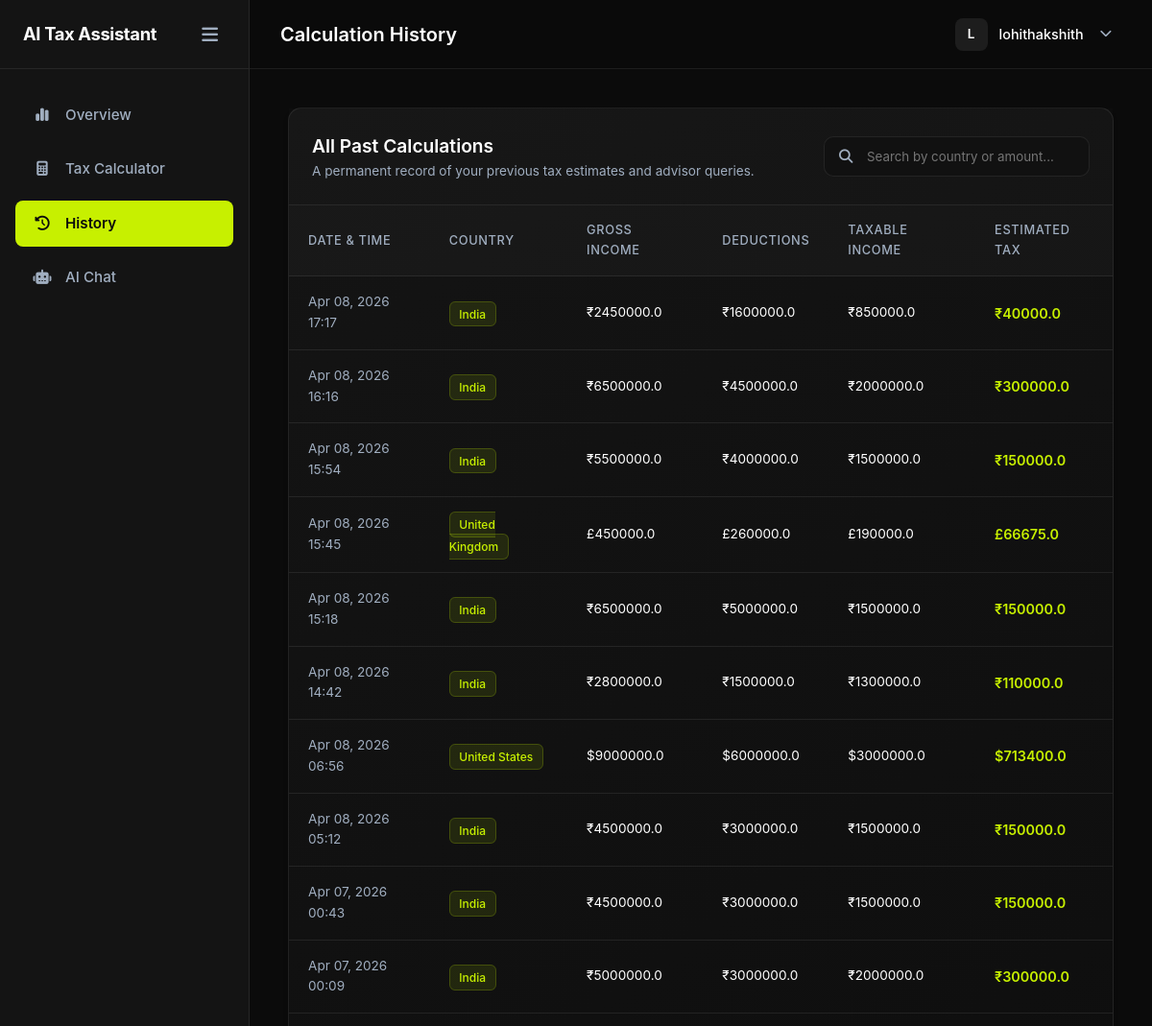
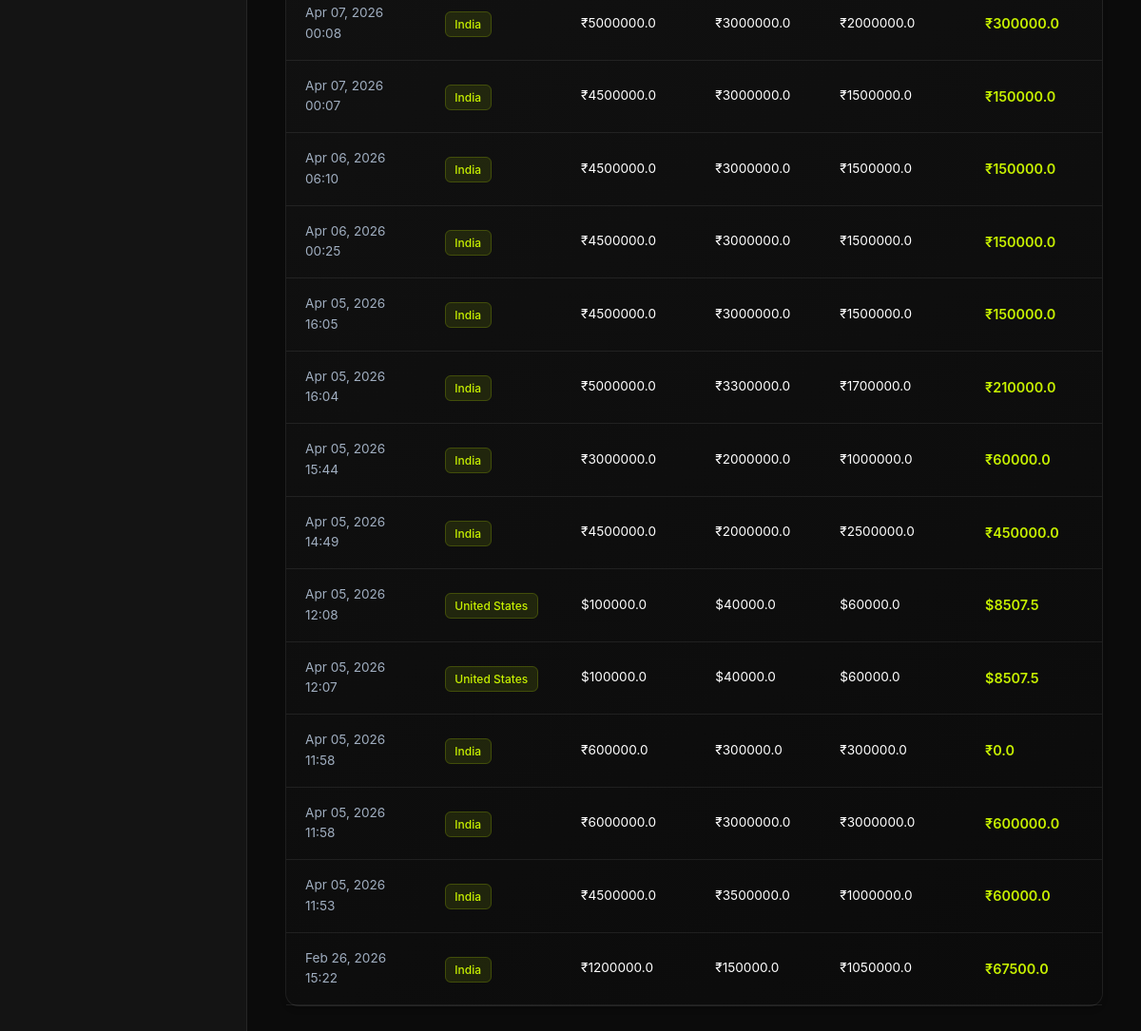
Page /dashboard/history/ (signed in) on the committed database (2 pictures, top to bottom).
### tax_engine/models.py (models this page shows, shortened)
class TaxCalculation(models.Model):
    user = models.ForeignKey(User, on_delete=models.CASCADE)
    country = models.CharField(max_length=50)
    income = models.FloatField()
    deductions = models.FloatField()
    taxable_income = models.FloatField()
    estimated_tax = models.FloatField()
    created_at = models.DateTimeField(auto_now_add=True)

### dashboard/views.py (the view)
# urls.py: path('dashboard/history/', views.history_view, name='history'),
@login_required
def history_view(request):
    calculations = TaxCalculation.objects.filter(user=request.user).order_by('-created_at')
    return render(request, 'dashboard/history.html', {'calculations': calculations})

### dashboard/templatetags/tax_tags.py (called while the page is built)
@register.filter
def currency_symbol(country_name):
    if not country_name:
        return "$"
    country = country_name.lower().strip()
    mapping = {
        'india': '₹',
        'us': '$',
        'usa': '$',
        'usd': '$',
        'united states': '$',
        'uk': '£',
        'united kingdom': '£',
        'canada': 'C$',
        'australia': 'A$',
    }
    return mapping.get(country, "$")

@register.filter
def country_display(value):
    mapping = {
        "india": "India",
        "us": "United States",
        "usa": "United States",
        "usd": "United States",
        "uk": "United Kingdom",
        "canada": "Canada",
        "australia": "Australia",
    }
    return mapping.get(value.lower().strip(), value.title())

### templates/dashboard/history.html (shortened to what this page needs)
{% extends 'base_app.html' %}
{% load tax_tags %}
{% block page_title %}Calculation History{% endblock %}
{% block content %}
<div class="card">
    <div class="card-header flex-between align-center">
        <div>
            <h3>All Past Calculations</h3>
            <p class="text-muted text-sm mt-1">A permanent record of your previous tax estimates and advisor queries.</p>
        </div>
        <div class="search-wrapper">
            <i class="fa-solid fa-search"></i>
            <input type="text" id="historySearch" placeholder="Search by country or amount..." class="modern-input">
        </div>
    </div>
    <div class="card-body p-0">
        {% if calculations %}
        <div class="table-responsive">
            <table class="table table-hover" id="historyTable">
                <thead>
                    <tr>
                        <th>Date & Time</th>
                        <th>Country</th>
                        <th>Gross Income</th>
                        <th>Deductions</th>
                        <th>Taxable Income</th>
                        <th>Estimated Tax</th>
                    </tr>
                </thead>
                <tbody>
                    {% for calc in calculations %}
                    <tr>
                        <td class="text-muted text-sm">{{ calc.created_at|date:"M d, Y H:i" }}</td>
                        <td style="text-transform: capitalize;">
                            <span class="badge" style="background: rgba(199,240,0,0.1); color: var(--accent-neon); border: 1px solid rgba(199,240,0,0.2);">{{ calc.country|country_display }}</span>
                        </td>
                        <td class="text-sm">{{ calc.country|currency_symbol }}<span class="format-number">{{ calc.income }}</span></td>
                        <td class="text-sm">{{ calc.country|currency_symbol }}<span class="format-number">{{ calc.deductions }}</span></td>
                        <td class="text-sm">{{ calc.country|currency_symbol }}<span class="format-number">{{ calc.taxable_income }}</span></td>
                        <td class="text-accent font-weight-bold">
                            {{ calc.country|currency_symbol }}<span class="format-number">{{ calc.estimated_tax }}</span>
                        </td>
                    </tr>
                    {% endfor %}
                </tbody>
            </table>
        </div>
        {% endif %}
    </div>
</div>
{% endblock %}

### templates/base_app.html (shortened to what this page needs)
{% load static %}
<!DOCTYPE html>
<html lang="en">
<head>
    <link rel="stylesheet" href="https://cdnjs.cloudflare.com/ajax/libs/font-awesome/6.5.1/css/all.min.css" />
    <link rel="stylesheet" href="{% static 'style.css' %}">
    <link rel="stylesheet" href="{% static 'dashboard.css' %}">
</head>
<body class="app-body">
    <aside class="app-sidebar" id="appSidebar">
        <div class="sidebar-header">
            <span class="logo">AI Tax Assistant</span>
            <button class="icon-btn" id="toggleSidebar"><i class="fa-solid fa-bars"></i></button>
        </div>
        <nav class="sidebar-nav">
            <a href="{% url 'dashboard' %}" class="nav-item">
                <span class="nav-icon"><i class="fa-solid fa-chart-simple"></i></span>
                <span class="nav-label">Overview</span>
            </a>
            <a href="{% url 'calculator' %}" class="nav-item">
                <span class="nav-icon"><i class="fa-solid fa-calculator"></i></span>
                <span class="nav-label">Tax Calculator</span>
            </a>
            <a href="{% url 'history' %}" class="nav-item">
                <span class="nav-icon"><i class="fa-solid fa-clock-rotate-left"></i></span>
                <span class="nav-label">History</span>
            </a>
            <a href="{% url 'chat' %}" class="nav-item">
                <span class="nav-icon"><i class="fa-solid fa-robot"></i></span>
                <span class="nav-label">AI Chat</span>
            </a>
        </nav>
    </aside>
    <div class="app-main">
        <header class="app-topbar">
            <div class="topbar-left">
                <h2 class="page-title">{% block page_title %}Dashboard{% endblock %}</h2>
            </div>
            <div class="topbar-right">
                <div class="user-profile-dropdown" id="userProfileDropdown">
                    <div class="user-profile-trigger" id="dropdownTrigger">
                        <div class="user-avatar" data-initials="{{ request.user.username|make_list|first|upper }}">
                            {{ request.user.username|make_list|first|upper }}
                        </div>
                        <span class="user-name">{{ request.user.username }}</span>
                        <i class="fa-solid fa-chevron-down" style="font-size: 0.8rem; margin-left: 5px; color: var(--text-muted);"></i>
                    </div>
                </div>
            </div>
        </header>
        <main class="app-content container-fluid">
            {% block content %}
            {% endblock %}
        </main>
    </div>
</body>
</html>

### static/style.css (style rules this page uses)
html { scroll-behavior: smooth; }
* { margin: 0; padding: 0; box-sizing: border-box; font-family: 'Inter', system-ui, sans-serif; }
:root { --bg-main: #0b0b0b; --bg-card: #141414; --text-main: #ffffff; --text-muted: #b3b3b3; --border-color: #262626; --accent: #c7f000; }
body { background: var(--bg-main); color: var(--text-main); line-height: 1.6; }
a { text-decoration: none; color: var(--text-main); }
main { padding: 2rem; display: block; min-width: 320px; }

### rows in the picture
TaxCalculation: created_at "Apr 08, 2026 17:17", country|country_display "India", country "₹", income "2450000.0", deductions "1600000.0", taxable_income "850000.0", estimated_tax "40000.0"
TaxCalculation: created_at "Apr 08, 2026 16:16", country|country_display "India", country "₹", income "6500000.0", deductions "4500000.0", taxable_income "2000000.0", estimated_tax "300000.0"
TaxCalculation: created_at "Apr 08, 2026 15:54", country|country_display "India", country "₹", income "5500000.0", deductions "4000000.0", taxable_income "1500000.0", estimated_tax "150000.0"
TaxCalculation: created_at "Apr 08, 2026 15:45", country|country_display "United Kingdom", country "£", income "450000.0", deductions "260000.0", taxable_income "190000.0", estimated_tax "66675.0"
TaxCalculation: created_at "Apr 08, 2026 15:18", country|country_display "India", country "₹", income "6500000.0", deductions "5000000.0", taxable_income "1500000.0", estimated_tax "150000.0"
TaxCalculation: created_at "Apr 08, 2026 14:42", country|country_display "India", country "₹", income "2800000.0", deductions "1500000.0", taxable_income "1300000.0", estimated_tax "110000.0"
TaxCalculation: created_at "Apr 08, 2026 06:56", country|country_display "United States", country "$", income "9000000.0", deductions "6000000.0", taxable_income "3000000.0", estimated_tax "713400.0"
TaxCalculation: created_at "Apr 08, 2026 05:12", country|country_display "India", country "₹", income "4500000.0", deductions "3000000.0", taxable_income "1500000.0", estimated_tax "150000.0"
TaxCalculation: created_at "Apr 07, 2026 00:43", country|country_display "India", country "₹", income "4500000.0", deductions "3000000.0", taxable_income "1500000.0", estimated_tax "150000.0"
TaxCalculation: created_at "Apr 07, 2026 00:09", country|country_display "India", country "₹", income "5000000.0", deductions "3000000.0", taxable_income "2000000.0", estimated_tax "300000.0"
TaxCalculation: created_at "Apr 07, 2026 00:08", country|country_display "India", country "₹", income "5000000.0", deductions "3000000.0", taxable_income "2000000.0", estimated_tax "300000.0"
TaxCalculation: created_at "Apr 07, 2026 00:07", country|country_display "India", country "₹", income "4500000.0", deductions "3000000.0", taxable_income "1500000.0", estimated_tax "150000.0"
TaxCalculation: created_at "Apr 06, 2026 06:10", country|country_display "India", country "₹", income "4500000.0", deductions "3000000.0", taxable_income "1500000.0", estimated_tax "150000.0"
TaxCalculation: created_at "Apr 06, 2026 00:25", country|country_display "India", country "₹", income "4500000.0", deductions "3000000.0", taxable_income "1500000.0", estimated_tax "150000.0"
TaxCalculation: created_at "Apr 05, 2026 16:05", country|country_display "India", country "₹", income "4500000.0", deductions "3000000.0", taxable_income "1500000.0", estimated_tax "150000.0"
TaxCalculation: created_at "Apr 05, 2026 16:04", country|country_display "India", country "₹", income "5000000.0", deductions "3300000.0", taxable_income "1700000.0", estimated_tax "210000.0"
TaxCalculation: created_at "Apr 05, 2026 15:44", country|country_display "India", country "₹", income "3000000.0", deductions "2000000.0", taxable_income "1000000.0", estimated_tax "60000.0"
TaxCalculation: created_at "Apr 05, 2026 14:49", country|country_display "India", country "₹", income "4500000.0", deductions "2000000.0", taxable_income "2500000.0", estimated_tax "450000.0"
TaxCalculation: created_at "Apr 05, 2026 12:08", country|country_display "United States", country "$", income "100000.0", deductions "40000.0", taxable_income "60000.0", estimated_tax "8507.5"
TaxCalculation: created_at "Apr 05, 2026 12:07", country|country_display "United States", country "$", income "100000.0", deductions "40000.0", taxable_income "60000.0", estimated_tax "8507.5"
TaxCalculation: created_at "Apr 05, 2026 11:58", country|country_display "India", country "₹", income "600000.0", deductions "300000.0", taxable_income "300000.0", estimated_tax "0.0"
TaxCalculation: created_at "Apr 05, 2026 11:58", country|country_display "India", country "₹", income "6000000.0", deductions "3000000.0", taxable_income "3000000.0", estimated_tax "600000.0"
TaxCalculation: created_at "Apr 05, 2026 11:53", country|country_display "India", country "₹", income "4500000.0", deductions "3500000.0", taxable_income "1000000.0", estimated_tax "60000.0"
TaxCalculation: created_at "Feb 26, 2026 15:22", country|country_display "India", country "₹", income "1200000.0", deductions "150000.0", taxable_income "1050000.0", estimated_tax "67500.0"

### other values in the picture
{{ request.user.username|make_list|first|upper }} "L"
{{ request.user.username }} "lohithakshith"
